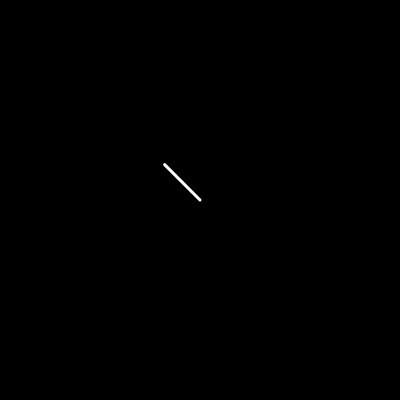
Frame 1 (no input)
Frame 60 (no input): identical to frame 1, image omitted
Frame 120 (the mouse pressed at the canvas centre since frame 60): blank canvas, image omitted

The p5.js sketch that drew this single still picture (run headless with seeded random() and noise() and a simulated clock; from frame 60 on, the mouse is pressed at the canvas centre):

// p5.js sketch
// ── sketch.js
// @ts-nocheck

function setup() {
	createCanvas(400, 400);
	
}

function draw() {
	background(0);

	let pos = createVector(200, 200);
	let mouse = createVector(mouseX, mouseY);
	let v = p5.Vector.sub(mouse, pos);
	// normalize a vector to length 1 and scale it to a particular magnitude
	v.setMag(50);
	console.log(v);
	translate(width / 2, height / 2);
	strokeWeight(3);
	stroke(255);
	line(0, 0, v.x, v.y);
}
